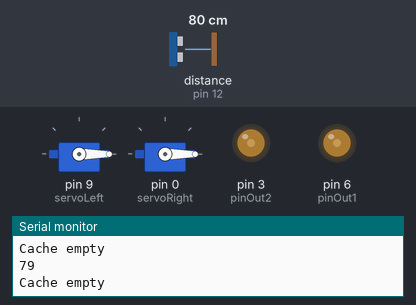
This sketch was run on a simulated Arduino Uno, built with avr-gcc and run on an emulated ATmega328P. On the bench: 2 × servo, output pins drawn as LEDs (lit = HIGH), the last lines printed to the serial monitor. Wiring (inferred from the names in the program): ultrasonic range finder: trigger pin 11; echo pin 12. The inputs (shaded band) are chosen by the test bench; at power-on: distance to the obstacle (sensor on pin 12) 80 cm. The echo pulse lasts 58.3 µs per cm; pins used as bus, display or sensor lines are not drawn.

Above: at 1.2 s.
1.3 s: distance to the obstacle (sensor on pin 12) set to 8 cm
4.3 s: distance to the obstacle (sensor on pin 12) set to 5 cm
At 5.3 s:
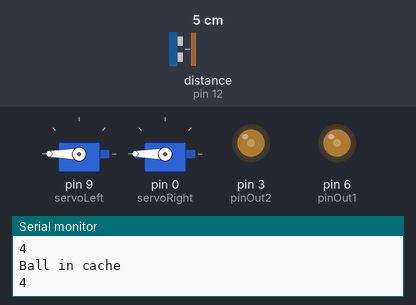
5.8 s: distance to the obstacle (sensor on pin 12) set to 120 cm
At 6.3 s:
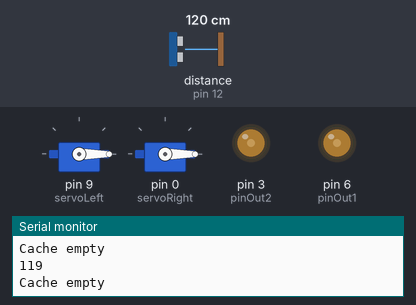
Timing chart, 0 to 8.8 s (numbered marks = the images above; inputs shaded):
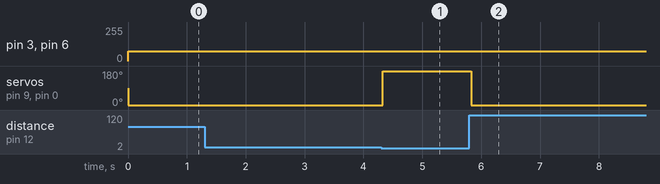

The sketch:

CaptureShootComponent.ino
```cpp
#import <Servo.h>

int servoPin = 10;
int trigPin = 11;
int echoPin = 12;
int duration = 0;
int distance = 0;
int ballInCacheDistance = 5;
Servo servoLeft;
Servo servoRight;

int pinOut1 = 6;
int pinForward1 = 8;
int pinBackward1 = 7;
int pinOut2 = 3;
int pinForward2 = 4;
int pinBackward2 = 5;
int Speed = 75;

void setup() {
  Serial.begin(9600);
  // set pins
  pinMode(trigPin, OUTPUT);
  pinMode(echoPin, INPUT);
  // set servos
  servoLeft.attach(9);
  servoRight.attach(0);
}

void loop() {
  analogWrite(pinOut1, Speed);
  analogWrite(pinOut2, Speed);
  flushInput();

  duration = pulseIn(echoPin, HIGH); // read input from echo

  distance = getDistance(duration); // convert time -> distance in cm
  Serial.println(distance);
  // handle distances
  if (distance <= ballInCacheDistance) {
    // there is a ball in cache
    Serial.println("Ball in cache");
    servoShoot();
  } else {
    Serial.println("Cache empty");
    digitalWrite(pinForward2, HIGH);
    digitalWrite(pinForward1, HIGH);
    servoCapture();
  }
}

void servoStop () {
  servoLeft.write(0);
  servoRight.write(0);
}

void servoShoot () {
  servoLeft.write(180);
  servoRight.write(180);
}

void servoCapture() {
  servoLeft.write(-180);
  servoRight.write(-180);
}


void flushInput() {
  // flush analog pulse measurement
  digitalWrite(trigPin, LOW);
  delayMicroseconds(5);

  // output trigPin for 10 ms
  digitalWrite(trigPin, HIGH);
  delayMicroseconds(5);
  digitalWrite(trigPin, LOW);

}

long getDistance(int dur) {
  int d = (dur / 2) / 29.1;
  return d;
}
```

Measured:
- the behaviour switches between 7 and 6 cm on distance to the obstacle (sensor on pin 12) (found by bisection; images 0 and 1)
- after the input at 4.3 s, servo on pin 9 (servoLeft), servo on pin 0 (servoRight): 0° → 180° at once
- after the input at 5.8 s, servo on pin 9 (servoLeft), servo on pin 0 (servoRight): 180° → 0° at once
